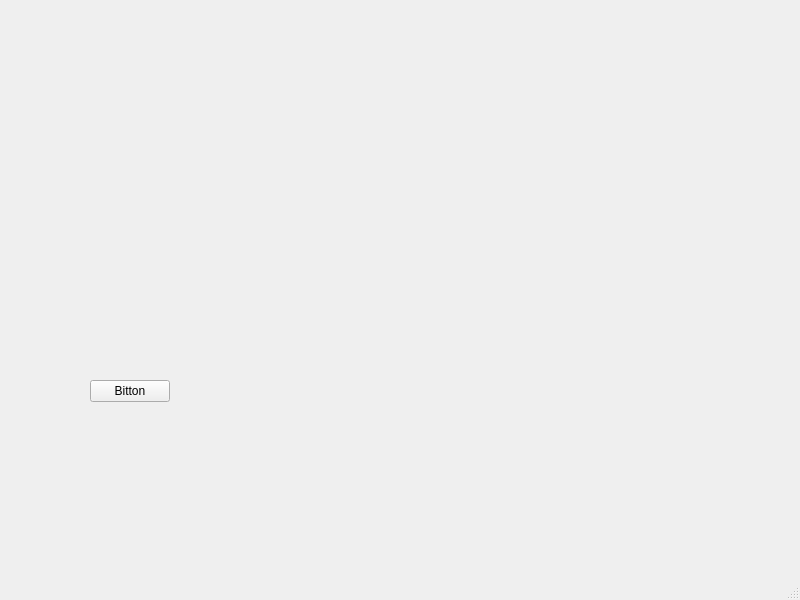
<?xml version="1.0" encoding="UTF-8"?>
<ui version="4.0">
 <class>MainWindow</class>
 <widget class="QMainWindow" name="MainWindow">
  <property name="geometry">
   <rect>
    <x>0</x>
    <y>0</y>
    <width>800</width>
    <height>600</height>
   </rect>
  </property>
  <property name="windowTitle">
   <string>MainWindow</string>
  </property>
  <widget class="QWidget" name="centralwidget">
   <widget class="QPushButton" name="pushBitton">
    <property name="geometry">
     <rect>
      <x>90</x>
      <y>380</y>
      <width>80</width>
      <height>22</height>
     </rect>
    </property>
    <property name="text">
     <string>Bitton</string>
    </property>
   </widget>
  </widget>
  <widget class="QMenuBar" name="menubar">
   <property name="geometry">
    <rect>
     <x>0</x>
     <y>0</y>
     <width>800</width>
     <height>19</height>
    </rect>
   </property>
  </widget>
  <widget class="QStatusBar" name="statusbar"/>
 </widget>
 <resources/>
 <connections/>
</ui>
